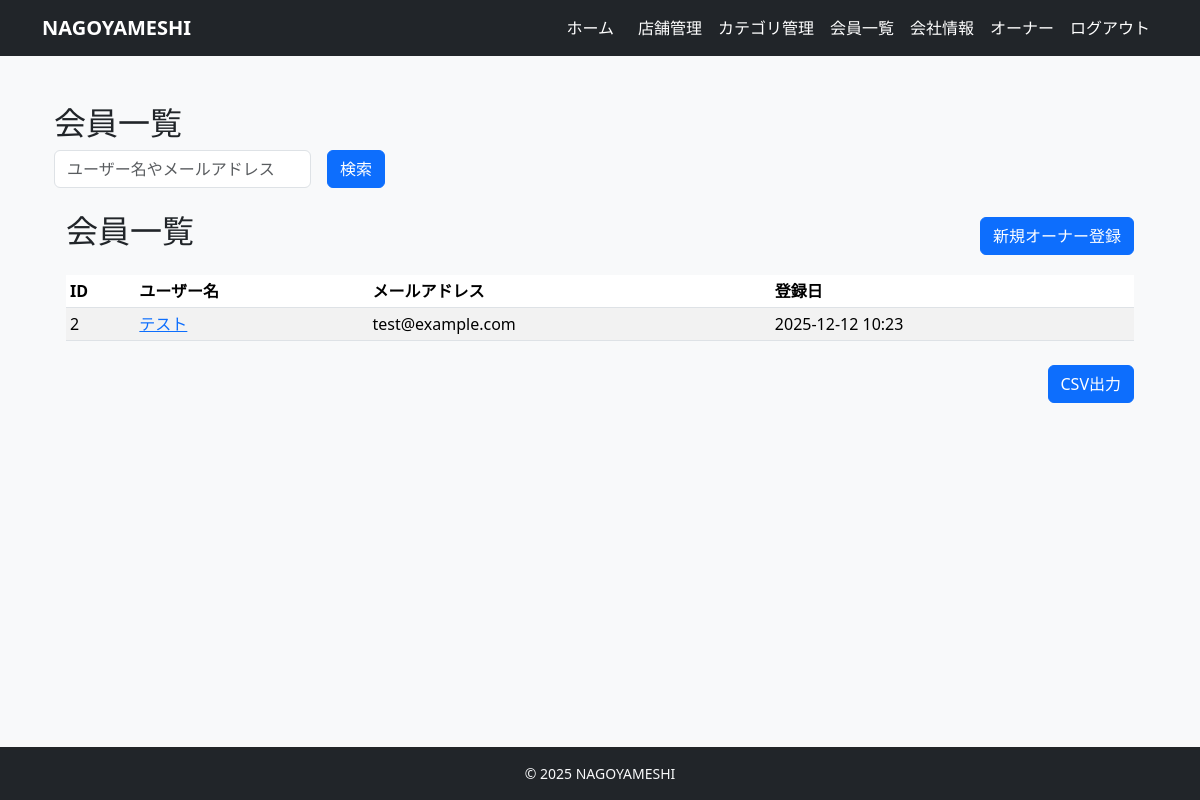
The app's page /owner/members/ (signed in), older data.
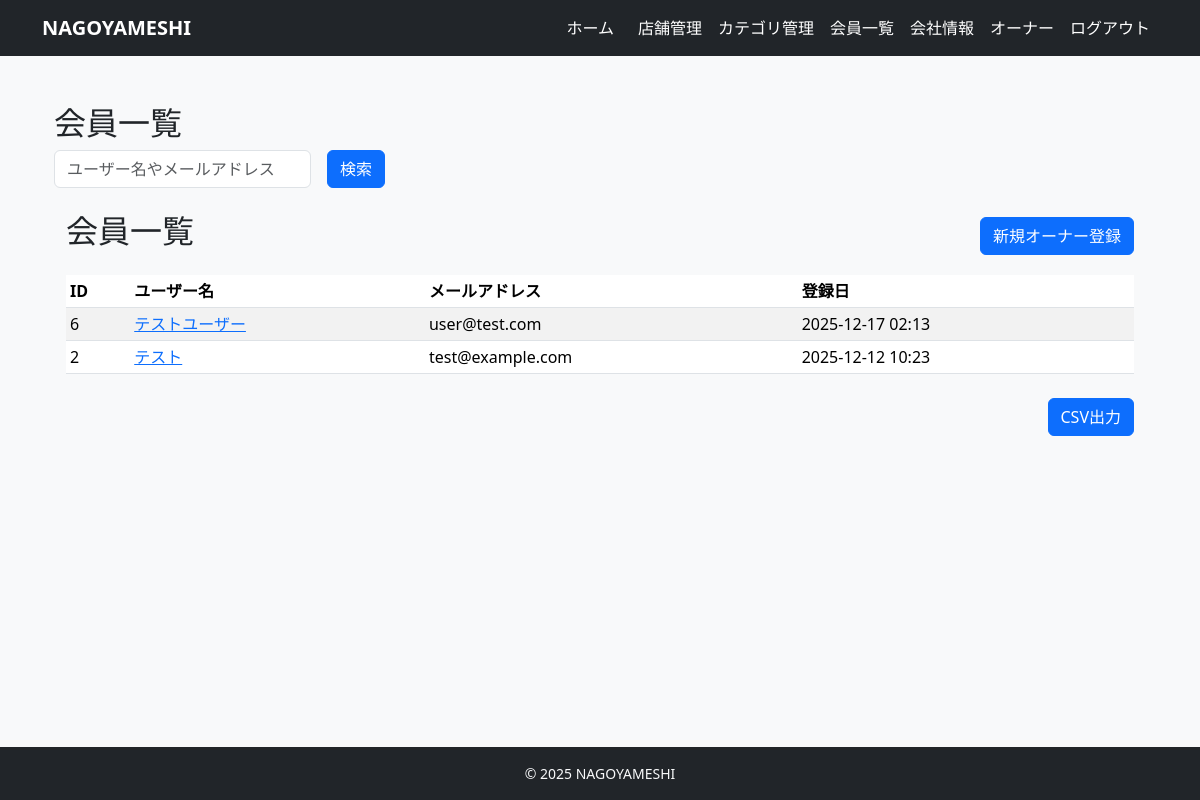
The same page, newer data.
### accounts/models.py (models this page shows, shortened)
class User(AbstractUser):
    username = None  # 使わない（メールログインにする）
    email = models.EmailField(unique=True)
    name = models.CharField(max_length=10)
    name_kana = models.CharField(max_length=10)
    zipcode = models.CharField(max_length=8)
    address = models.CharField(max_length=20)
    tel = models.CharField(max_length=11)
    company = models.ForeignKey(
        'restaurants.Company',
        verbose_name='所属会社',
        on_delete=models.SET_NULL,
        null=True,
        blank=True,
        related_name='staff_members'
    )
    is_paid_member = models.BooleanField(default=False)
    is_owner_member = models.BooleanField(default=False)
    created_at = models.DateTimeField(auto_now_add=True)
    updated_at = models.DateTimeField(auto_now=True)
    USERNAME_FIELD = 'email'
    REQUIRED_FIELDS = ['name', 'name_kana', 'zipcode', 'address', 'tel']
    objects = CustomUserManager()

### restaurants/views.py (the view, shortened to what this page needs)
# urls.py: path("owner/members/", views.OwnerMemberListView.as_view(), name="owner_member_list"),
class OwnerMemberListView(LoginRequiredMixin, OwnerRequiredMixin, ListView):
    model = User
    template_name = "restaurants/owner_member_list.html"
    context_object_name = "members"
    paginate_by = 10
    def get_queryset(self):
        qs = User.objects.filter(
            is_owner_member=False,
            is_staff=False,
            is_superuser=False
        ).select_related('company')
        keyword = self.request.GET.get('keyword')
        return qs.order_by("-date_joined")
    def get_context_data(self, **kwargs):
        ctx = super().get_context_data(**kwargs)
        ctx['keyword'] = self.request.GET.get('keyword', '')
        return ctx

### restaurants/views.py (called while the page is built)
    def test_func(self):
        user = self.request.user
        return user.is_authenticated and getattr(user, "is_owner_member", False)

### templates/restaurants/owner_member_list.html (shortened to what this page needs)
{% extends "base.html" %}
{% block content %}
<div class="container mt-4">
  <h2>会員一覧</h2>
  <form method="get" action="" class="row g-3 mb-3 align-items-center">
    <div class="col-auto">
      <input type="text" name="keyword" class="form-control" placeholder="ユーザー名やメールアドレス" value="{{ keyword }}">
    </div>
    <div class="col-auto">
      <button type="submit" class="btn btn-primary">検索</button>
    </div>
  </form>
<div class="container mt-4">
  <div class="d-flex justify-content-between align-items-center mb-3">
      <h2>会員一覧</h2>
      <a href="{% url 'restaurants:owner_member_create' %}" class="btn btn-primary">
           新規オーナー登録
      </a>
  </div>
  <table class="table table-striped table-sm mt-3">
    <thead>
      <tr>
        <th>ID</th>
        <th>ユーザー名</th>
        <th>メールアドレス</th>
        <th>登録日</th>
      </tr>
    </thead>
    <tbody>
      {% for user in members %}
      <tr>
        <td>{{ user.id }}</td>
        <td>
          <a href="{% url 'restaurants:owner_member_detail' user.pk %}">
            {{ user.name|default:"（未設定）" }}
          </a>
        </td>
        <td>{{ user.email }}</td>
        <td>{{ user.date_joined|date:"Y-m-d H:i" }}</td>
      </tr>
      {% empty %}
      <tr>
        <td colspan="4">該当する会員が見つかりませんでした。</td>
      </tr>
      {% endfor %}
    </tbody>
  </table>
  <div class="d-flex justify-content-end mt-4 mb-4">
    <a href="{% url 'restaurants:owner_member_csv' %}" class="btn btn-primary">
      CSV出力
    </a>
  </div>
</div>
{% endblock %}

Row changes from the older to the newer data that the page shows:
added User: id "6", name "テストユーザー", email "user@test.com", date_joined "2025-12-17 02:13"
